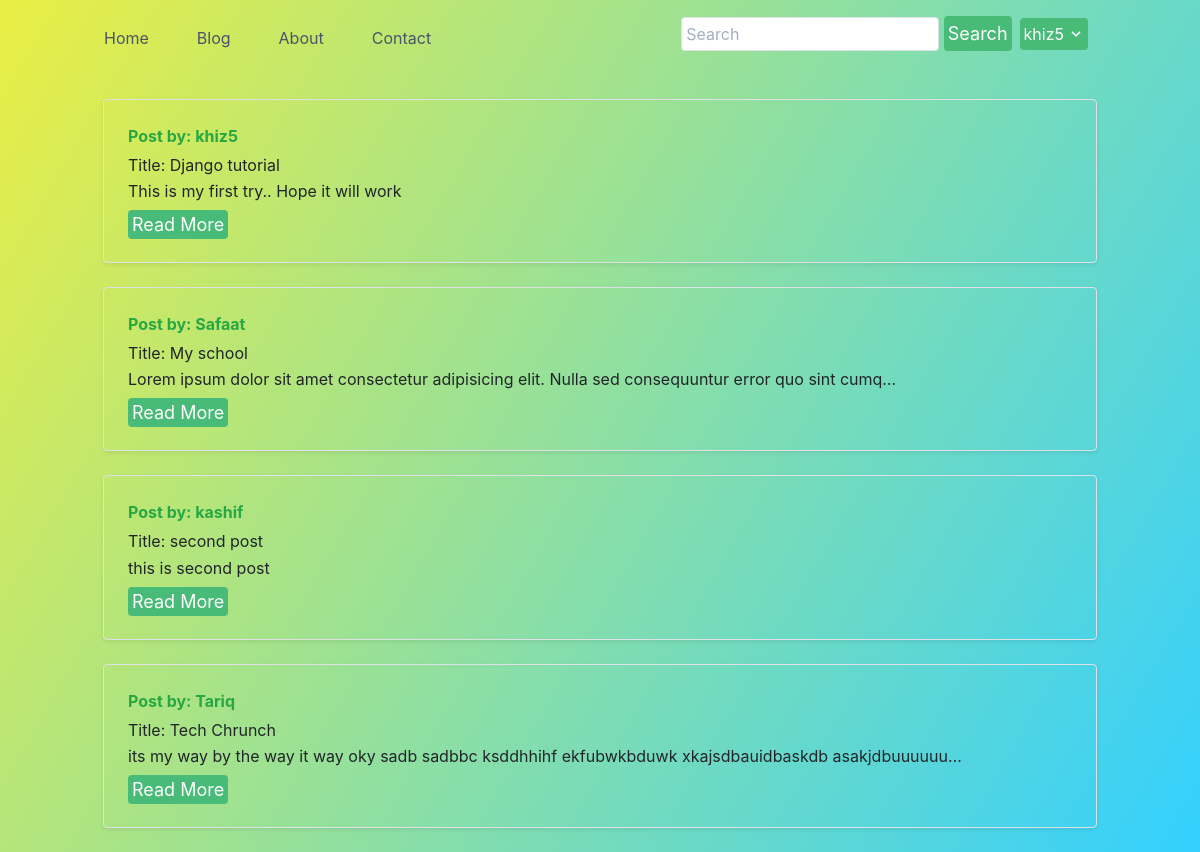
Page /blog/ (signed in) on the committed database.
### blog/models.py (models this page shows, shortened)
class Post(models.Model):
    sno = models.AutoField(primary_key=True)
    title = models.CharField(max_length=100)
    author = models.CharField(max_length=13)
    content = models.TextField()
    slug = models.CharField(max_length=100)
    timestamp = models.DateTimeField(default=now)

### blog/views.py (the view)
# urls.py: path('',views.blogHome,name='blogHome'),
def blogHome(request):
    allpost = Post.objects.all().order_by('-timestamp')
    context ={
        'allpost': allpost
    }
    return(render(request,'blog/blogHome.html',context))

### templates/blog/blogHome.html (shortened to what this page needs)
{% extends 'base.html' %}
{% block body %}
<div class="container my-4 ">
{% for post in allpost %}
    <div class="row no-gutters border rounded overflow-hidden flex-md-row mb-4 shadow-sm h-md-250 position-relative">
        <div class="col p-4 d-flex flex-column position-static">
            <strong class="d-inline-block mb-2 text-success">Post by: {{post.author}} </strong>
            <h3 class="mb-0">Title: {{ post.title }}</h3>
            <p class="mb-2"> {{post.content| truncatechars:100}} </p>
            <div>
                <a href="/blog/{{post.slug}}" role="button" class="text-white bg-green-500 border-0 px-1 py-1 mb-2 mr-2  focus:outline-none hover:bg-green-600 rounded text-lg">Read More</a>
            </div>
        </div>
    </div>
{% endfor %}
</div>
{% endblock body %}

### templates/base.html (shortened to what this page needs)
<!DOCTYPE html>
<html lang="en">
<head>
  <link rel="stylesheet" href="https://stackpath.bootstrapcdn.com/bootstrap/4.5.2/css/bootstrap.min.css"
>
  <link href="https://unpkg.com/tailwindcss@^1.0/dist/tailwind.min.css" rel="stylesheet">
</head>
<body>
  <header class="text-gray-700 body-font">
    <div class="container mx-auto flex flex-wrap p-5 flex-col md:flex-row items-center">
      <nav class="md:mr-auto flex flex-wrap items-center text-base justify-center">
        <a class="mr-5 hover:text-gray-900" href="/">Home</a>
        <a class="mr-5 hover:text-gray-900" href="/blog">Blog</a>
        <a class="mr-5 hover:text-gray-900" href="/about">About</a>
        <a class="mr-5 hover:text-gray-900" href="/contact">Contact</a>
      </nav>
      <form action="/search" method="post">
        <input
          class="bg-white rounded border border-gray-400 focus:outline-none focus:border-green-500 text-base px-1 py-1 mb-2"
          placeholder="Search" type="text" name="query" id="query" required />
        <button
          class="text-white bg-green-500 border-0 px-1 py-1 mb-2 mr-2  focus:outline-none hover:bg-green-600 rounded text-lg"
          type="submit">Search</button>
      </form>
      {% if user.is_authenticated %}
        <div class="dropdown inline-block relative">
          <button class="text-white bg-green-500 border-0 px-1 py-1 mb-2 mr-2 rounded inline-flex items-center">
            <span class="mr-1"> {{request.user}} </span>
            <svg class="fill-current h-4 w-4" xmlns="http://www.w3.org/2000/svg" viewBox="0 0 20 20">
              <path d="M9.293 12.95l.707.707L15.657 8l-1.414-1.414L10 10.828 5.757 6.586 4.343 8z" /> </svg>
          </button>
        </div>
      {% else %}
      <button
        class="text-white bg-green-500 border-1 px-1 py-1 mb-2  focus:outline-none hover:bg-green-600 rounded text-lg"
        data-toggle="modal" data-target="#exampleModal">Login</button>
      {% endif %}
    </div>
  </header>
  {% block body %} {% endblock body %}
</body>
</html>

### templates/base.html (style rules this page uses)
body { background-image: linear-gradient(120deg, #eaee44, #33d0ff); background-attachment: fixed; }
.p-5 { padding: 1rem !important; }
.mb-2, .my-2 { margin-bottom: 0.5rem !important; }

### rows in the picture
Post: author "khiz5", title "Django tutorial", content "This is my first try.. Hope it will work"
Post: author "Safaat", title "My school", content "Lorem ipsum dolor sit amet consectetur adipisicing elit. Nulla sed consequuntur error quo sint cumq…"
Post: author "kashif", title "second post", content "this is second post"
Post: author "Tariq", title "Tech Chrunch", content "its my way by the way it way oky sadb sadbbc ksddhhihf ekfubwkbduwk xkajsdbauidbaskdb asakjdbuuuuuu…"

### other values in the picture
{{ request.user }} "khiz5"
